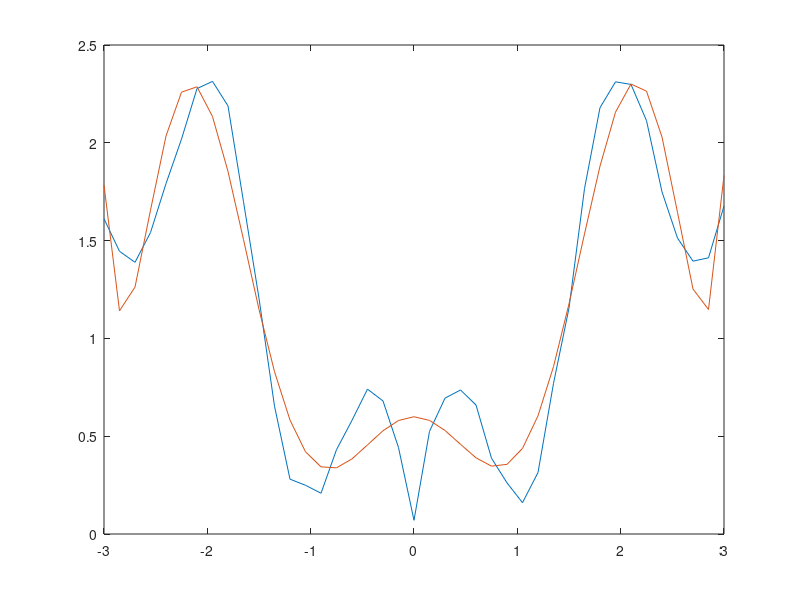

MATLAB code to generate this figure: (Note: this script raises an error after producing the figure.)
clear variables;

s = load("lab2_11.mat");

plot(s.id.X, s.id.Y); hold on; hold off;
title("Identification data");
xlabel("X"); ylabel("Y");

n = 9;
phi = [];
row = @(x)([1 x.^1 x.^2 x.^3 x.^4 x.^5 x.^6 x.^7 x.^8]);

for i = 1:length(s.id.X)
    phi = [phi; row(i)];
end

y = s.id.Y.';
theta = phi\y;
y_cap = phi*theta;
mse = 1/length(s.id.Y)*sum((y_cap-y).^2)

plot(s.id.X,y,s.id.X,y_cap);
title("Identification MSE = " + string(mse));
xlabel("Y"); ylabel("Y_h");

plot(s.val.X, s.val.Y); hold on; hold off;
title("Validation data");
xlabel("X"); ylabel("Y");

phi_val = [];

for i = 1:length(s.val.X)
    phi_val = [phi_val; row(i)];
end

y_val = s.val.Y.';
theta = phi_val\y_val;
y_val_cap = phi_val*theta;
mse = 1/length(s.val.Y)*sum((y_val_cap-y_val).^2);

plot(s.val.X,y_val,s.val.X,y_val_cap);
title("Validation MSE = " + string(mse));
xlabel("Y"); ylabel("Y_h");
